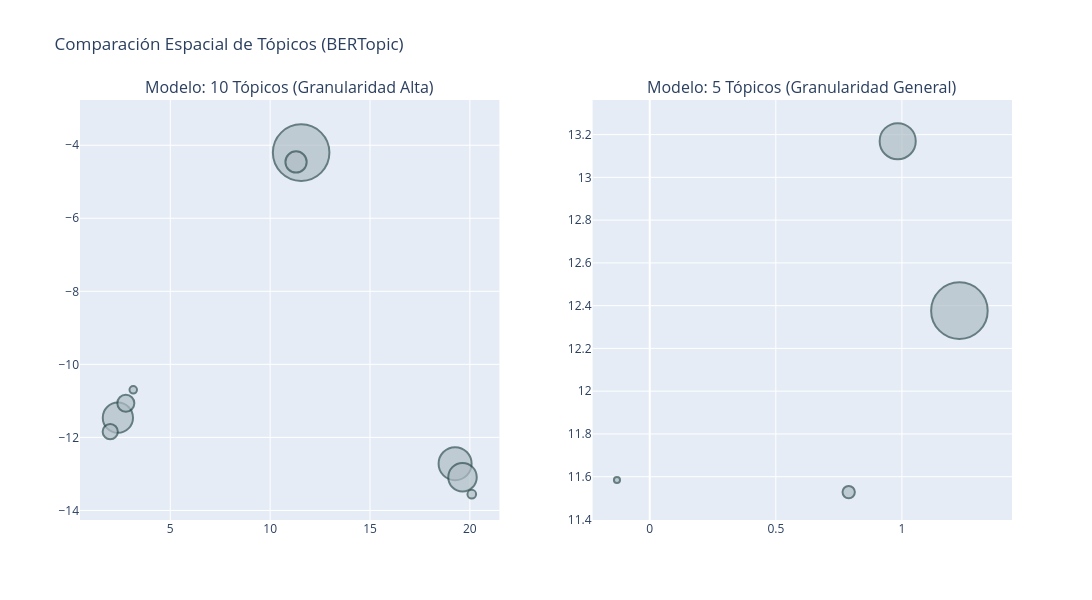

Here is the notebook cell this chart was saved with:
### Code cell
from plotly.subplots import make_subplots
import plotly.graph_objects as go

# 1. Generar las figuras individuales con BERTopic
fig_10 = topic_model.visualize_topics()
fig_5 = topic_model_5.visualize_topics()

# 2. Crear una figura contenedora con 1 fila y 2 columnas para ponerlos lado a lado
# Nota: Como visualize_topics() usa gráficos de dispersión (scatter), 
# podemos extraer sus trazas y combinarlas en una sola vista estructurada.

fig_comparativa = make_subplots(
    rows=1, cols=2, 
    subplot_titles=("Modelo: 10 Tópicos (Granularidad Alta)", "Modelo: 5 Tópicos (Granularidad General)")
)

# 3. Agregar las trazas del modelo de 10 tópicos en la primera columna
for data in fig_10['data']:
    fig_comparativa.add_trace(data, row=1, col=1)

# 4. Agregar las trazas del modelo de 5 tópicos en la segunda columna
for data in fig_5['data']:
    fig_comparativa.add_trace(data, row=1, col=2)

# 5. Actualizar el diseño general de la ventana comparativa
fig_comparativa.update_layout(
    title_text="Comparación Espacial de Tópicos (BERTopic)",
    showlegend=False,
    height=600,
    width=1200
)

# Mostrar la figura interactiva
fig_comparativa.show()

### Figure 1 — Plotly figure (JSON) as saved in the notebook; plotly's stock layout.template omitted (floating-point values rounded to 4 significant figures)
{"data": [{"customdata": [[0, "medalla | campeonato | mundial | año | juegos", 4445], [1, "km² | población | censo | municipio | según", 1514], [2, "especie | género | familia | especies | distribución", 1271], [3, "habitantes | distrito | población | encuentra | río", 1128], [4, "the | álbum | canción | banda | canciones", 628], [5, "displaystyle | puede | forma | ser | suele", 402], [6, "ua | sol | características | descubierto | órbita", 321], [7, "inglaterra | unido | condado | reino | situada", 104], [8, "software | sistema | linux | datos | sistemas", 78]], "hovertemplate": "<b>Topic %{customdata[0]}</b><br>%{customdata[1]}<br>Size: %{customdata[2]}", "legendgroup": "", "marker": {"color": "#B0BEC5", "line": {"color": "DarkSlateGrey", "width": 2}, "size": [4445, 1514, 1271, 1128, 628, 402, 321, 104, 78], "sizemode": "area", "sizeref": 2.778, "symbol": "circle"}, "mode": "markers", "name": "", "orientation": "v", "showlegend": false, "type": "scatter", "x": [11.55, 19.26, 2.376, 19.63, 11.3, 2.773, 1.993, 20.1, 3.145], "xaxis": "x", "y": [-4.202, -12.72, -11.46, -13.09, -4.458, -11.07, -11.84, -13.55, -10.7], "yaxis": "y"}, {"customdata": [[0, "medalla | campeonato | año | mundial | juegos", 6746], [1, "población | km² | habitantes | censo | municipio", 2746], [2, "ua | sol | características | descubierto | órbita", 321], [3, "software | sistema | datos | linux | puede", 78]], "hovertemplate": "<b>Topic %{customdata[0]}</b><br>%{customdata[1]}<br>Size: %{customdata[2]}", "legendgroup": "", "marker": {"color": "#B0BEC5", "line": {"color": "DarkSlateGrey", "width": 2}, "size": [6746, 2746, 321, 78], "sizemode": "area", "sizeref": 4.216, "symbol": "circle"}, "mode": "markers", "name": "", "orientation": "v", "showlegend": false, "type": "scatter", "x": [1.228, 0.9833, 0.789, -0.13], "xaxis": "x2", "y": [12.38, 13.17, 11.53, 11.58], "yaxis": "y2"}], "layout": {"annotations": [{"font": {"size": 16}, "showarrow": false, "text": "Modelo: 10 Tópicos (Granularidad Alta)", "x": 0.225, "xanchor": "center", "xref": "paper", "y": 1, "yanchor": "bottom", "yref": "paper"}, {"font": {"size": 16}, "showarrow": false, "text": "Modelo: 5 Tópicos (Granularidad General)", "x": 0.775, "xanchor": "center", "xref": "paper", "y": 1, "yanchor": "bottom", "yref": "paper"}], "height": 600, "showlegend": false, "title": {"text": "Comparación Espacial de Tópicos (BERTopic)"}, "width": 1200, "xaxis": {"anchor": "y", "domain": [0, 0.45]}, "xaxis2": {"anchor": "y2", "domain": [0.55, 1]}, "yaxis": {"anchor": "x", "domain": [0, 1]}, "yaxis2": {"anchor": "x2", "domain": [0, 1]}}}
